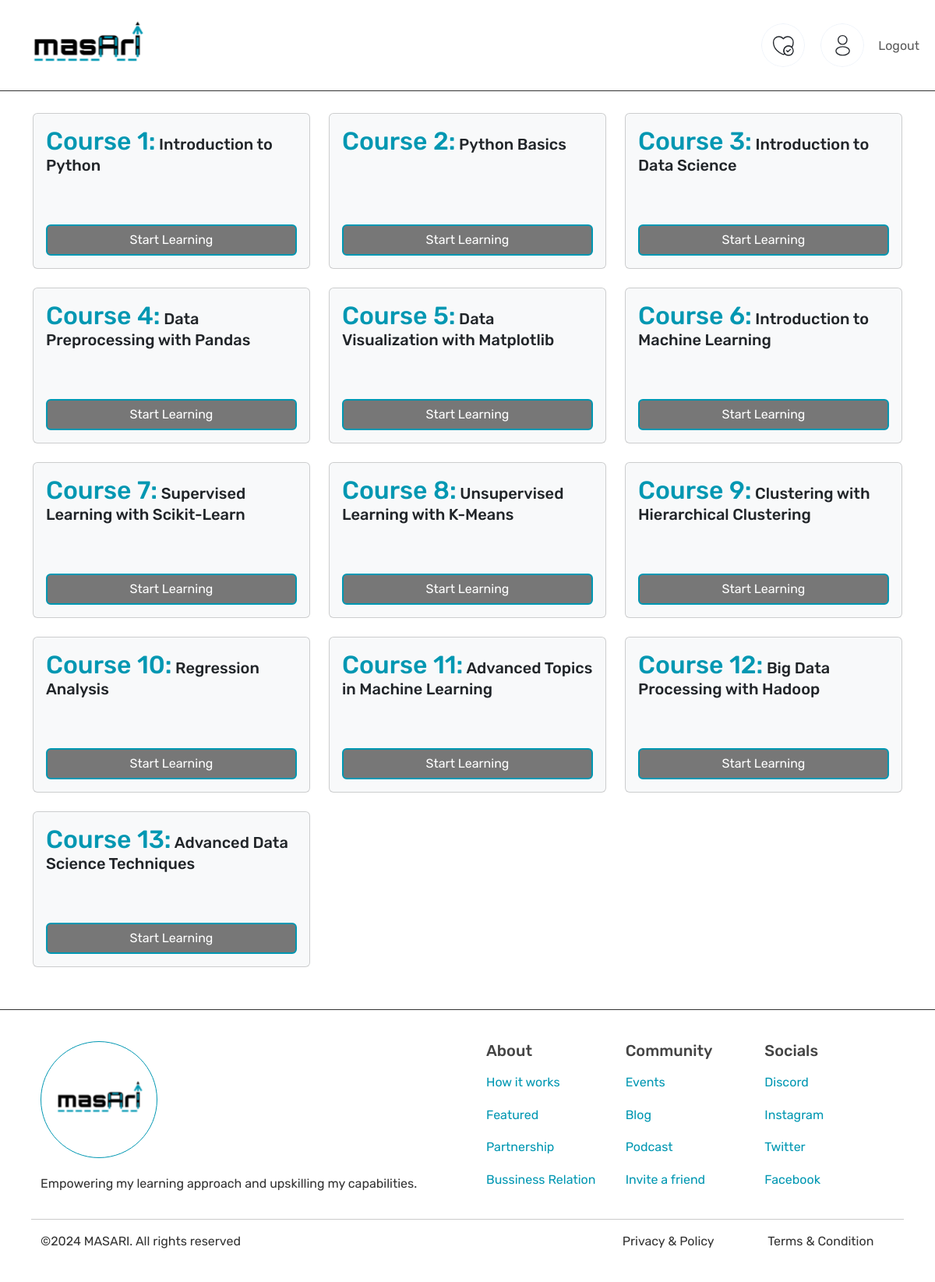
The page /learningpath/17 (signed in) on the database its author committed.
### app.py (models this page shows)
class Courses(db.Model):
    id = db.Column(db.Integer, primary_key=True)
    title = db.Column(db.String(100), nullable=False)
    description = db.Column(db.Text, nullable=True)
    user_id = db.Column(db.Integer, db.ForeignKey('users.id'), nullable=False)
    learning_path_id = db.Column(db.Integer, db.ForeignKey('learning_paths.id'), nullable=True)
    learning_path = db.relationship('LearningPaths', backref='courses')

### app.py (the view)
@app.route('/learningpath/<int:path_id>', methods=['GET', 'POST'])
@login_required
def learningpath(path_id):
    courses = Courses.query.filter_by(learning_path_id=path_id).all()
    course_titles = [{'id':course.id, 'title': course.title} for course in courses]
    return render_template('learningpath.html', courses=course_titles)

### app.py (called while the page is built)
@login_manager.user_loader
def load_user(user_id):
    return Users.query.get(int(user_id))

@app.context_processor
def inject_user_id():
    if current_user.is_authenticated:
        return {'userId': current_user.id}
    else:
        return {'userId': None}

### templates/learningpath.html (shortened to what this page needs)
{% extends 'base.html' %}
{% block content %}
<link href="{{ url_for('static', filename='css/learningpath.css') }}" rel="stylesheet">
<div class="row" style="padding: 30px;">
    {% for course in courses %}
    <div class="col-lg-4 col-md-6 col-sm-12 mb-4" style="height: 200px;">
        <div class="card bg-light" style="height: 100%;">
            <div class="card-body">
                <h5 class="card-title"><span style="color: #0097b2; font-size: 32px;">Course {{ loop.index }}:</span> {{ course.title }}</h5>
                <button class="btn btn-bluesky generate-lessons" data-course-title="{{ course.title }}" data-course-id="{{ course.id }}">Start Learning</button>
            </div>
        </div>
    </div>
    {% endfor %}
</div>
{% endblock %}

### static/css/general.css (style rules this page uses)
body, html { margin: 0; padding: 0; box-sizing: border-box; }
body { font-family: "Rubik", sans-serif; font-optical-sizing: auto; font-style: normal; font-size: 16px; color: #333; }
.row { margin: 0 !important; }
h1, h2, h3, h4, h5, h6 { font-family: 'Rubik', sans-serif; font-weight: 500; color: #444; }
.btn-bluesky { background-color: #777; border: 2px solid #0097b2; color: #fff; transition: border-color, background-color 0.3s ease; }
.card-body { display: flex; flex-direction: column; justify-content: space-between; }

### rows shown on the page
Courses: title "Introduction to Python"
Courses: title "Python Basics"
Courses: title "Introduction to Data Science"
Courses: title "Data Preprocessing with Pandas"
Courses: title "Data Visualization with Matplotlib"
Courses: title "Introduction to Machine Learning"
Courses: title "Supervised Learning with Scikit-Learn"
Courses: title "Unsupervised Learning with K-Means"
Courses: title "Clustering with Hierarchical Clustering"
Courses: title "Regression Analysis"
Courses: title "Advanced Topics in Machine Learning"
Courses: title "Big Data Processing with Hadoop"
Courses: title "Advanced Data Science Techniques"
